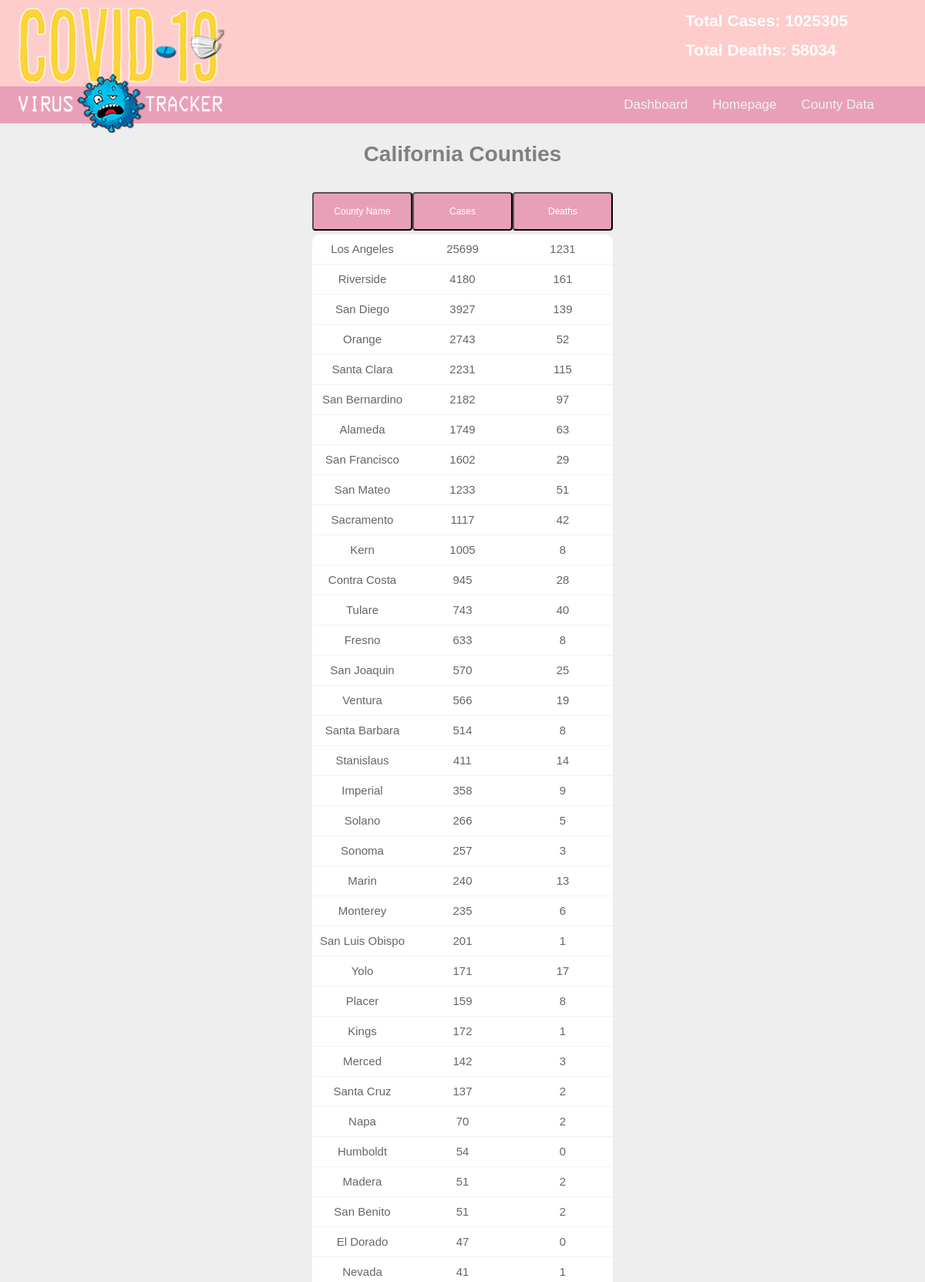
/countypage.php (upper part), run on the app's committed database.
### tables this page shows
CREATE TABLE `Country` (
  `CountryID` int(11) NOT NULL AUTO_INCREMENT,
  `CountryName` varchar(20) DEFAULT NULL,
  `Cases` int(11) DEFAULT NULL,
  `Deaths` int(11) DEFAULT NULL,
  `Recovered` int(11) DEFAULT NULL,
  `Unresolved` int(11) DEFAULT NULL,
  `LastUpdated` int(11) DEFAULT NULL,
  PRIMARY KEY (`CountryID`)
);

CREATE TABLE `County` (
  `CountyID` int(11) NOT NULL AUTO_INCREMENT,
  `CountyName` varchar(20) NOT NULL,
  `ConfirmedCases` int(11) NOT NULL,
  `ConfirmedDeaths` int(11) NOT NULL,
  `LastUpdated` int(11) NOT NULL,
  PRIMARY KEY (`CountyID`)
);

### includes/countyboard.php (the view, shortened to what this page needs)
<div id="county">
    <h1 style="margin-top:30px; color: gray;">California Counties</h1>
    <div class="btn-group" style="display: inline-block; margin-top:20px;">
        <button class="button" style="vertical-align:middle"><span>County Name</span></button>
        <button class="button" style="vertical-align:middle"><span>Cases</span></button>
        <button class="button" style="vertical-align:middle"><span>Deaths</span></button>
    </div>
</div>
<div class="container-table100">
    <div class="wrap-table200">
        <div class="table">
            <?php
            $cnx = DB_connect();
            $query = "SELECT * FROM County";
            $cursor = $cnx->query($query);
            while ($row = $cursor->fetch_assoc()) {
                echo '<div class="row">';
                echo '<div class="cell" data-title="State Name">' . $row['CountyName'] . '</div>';
                echo '<div class="cell" data-title="Confirmed Cases">' . $row['ConfirmedCases'] . '</div>';
                echo '<div class="cell" data-title="Confirmed Deaths">' . $row['ConfirmedDeaths'] . '</div>';
                echo '</div>';
            }
            ?>
        </div>
    </div>
</div>

### countypage.php (shortened to what this page needs)
<?php $pg = basename(substr($_SERVER['PHP_SELF'], 0, strrpos($_SERVER['PHP_SELF'], '.')));
?>
<!DOCTYPE html>
<html lang="en">
<head>
    <?php include 'includes/head.php'; ?>
</head>
<body>
    <?php include 'includes/deltas.php';?>
    <?php include 'includes/masthead.php'; ?>
    <?php include 'includes/countyboard.php'; ?>
</body>
</html>

### includes/head.php (shortened to what this page needs)
<link rel="stylesheet" href="css/style.css">

### includes/masthead.php
<div class="h-border">
<?php get_totals();?>
    <a href="/"><img src="img/logo.png" alt="logo" id="logo"></a>
    <?php include 'includes/navbar.php';?>
</div>

### includes/deltas.php (shortened to what this page needs)
<?php
function DB_connect()
{
	$cnx = new mysqli('vm', 'greg', 'greg', 'covid19');
	if ($cnx->connect_error) {
		die('Connection failed: ' . $cnx->connect_error);
		exit;
	} else {
		return $cnx;
	}
}
function get_totals()
{
	$cnx = DB_connect();
	$query = 'SELECT Cases, Deaths FROM Country';
	$cursor = $cnx->query($query);
	while ($row = $cursor->fetch_row()) {
		$result = $row;
	}
	echo '<div class="mast-row">';
	echo '<h2>' . "Total Cases: " . $result[0] . '</h2>';
	echo '<h2>' . "Total Deaths: " . $result[1] . '</h2>';
	echo '</div>';
}

### includes/navbar.php
<div id="navbar">
<a class="<?php if($pg=='index'){?>current<?php }?>" href="/">Dashboard</a>
<a class="<?php if($pg=='homepage'){?>current<?php }?>" href="/homepage.php">Homepage</a>
<a class="<?php if($pg=='countydata'){?>current<?php }?>" href="/countypage.php">County Data</a>
</div>

### css/style.css (style rules this page uses)
html { background-color: #eee; height: 100%; font-size: 100%; -webkit-text-size-adjust: 100%; -ms-text-size-adjust: 100%; }
body { height: 100%; margin: 0; font-size: 14px; font-family: sans-serif; line-height: 20px; -webkit-font-smoothing: antialiased; }
#navbar { overflow: hidden; float: right; padding-top: 112px; padding-right: 50px; }
#navbar a { float: left; color: #f2f2f2; text-align: center; padding: 14px 16px; text-decoration: none; font-size: 17px; }
#logo { display: inline-block; margin: 10px 0 0 20px; }
.h-border { height: 112px; width: 100%; border-bottom: 48px solid #e8a0b8; background-color: #ffcccc; }
.mast-row { color: #fff; position: absolute; right: 100px; }
.container-table100 { width: 100%; min-height: 100vh; background: #eee; display: -webkit-box; display: -webkit-flex; display: -moz-box; display: -ms-flexbox; display: flex; align-items: center; justify-content: center; flex-wrap: wrap; padding-bottom: 100px; }
.wrap-table200 { border-radius: 10px; overflow: hidden; }
.table { width: 100%; display: table; margin: 0; }
.row { background: #fff; }
.cell { display: table-cell; }
.row .cell { font-size: 15px; color: #666666; line-height: 1.2; font-weight: unset !important; padding-top: 10px; padding-bottom: 10px; border-bottom: 1px solid #f2f2f2; }
#county { text-align: center; }
.btn-group button { outline: none; font-size: 12px; background-color: #e8a0b8; color: #fff; line-height: 1.2; font-weight: unset !important; cursor: pointer; float: left; transition: all 0.5s; padding: 16px; width: 130px; border-radius: 4px; text-align: center; }
.btn-group:after { content: ""; clear: both; display: table; }
.button span { cursor: pointer; display: inline-block; position: relative; transition: 0.5s; }
.button span:after { content: "\00bb"; position: absolute; opacity: 0; top: 0; right: -10px; transition: 0.5s; }
.row .cell:nth-child(1) { width: 130px; text-align: center; }
.row .cell:nth-child(2) { width: 130px; text-align: center; }
.row .cell:nth-child(3) { width: 130px; text-align: center; }

### data on the page
country: Cases "1025305", Deaths "58034"
county: CountyName "Los Angeles", ConfirmedCases "25699", ConfirmedDeaths "1231"
county: CountyName "Riverside", ConfirmedCases "4180", ConfirmedDeaths "161"
county: CountyName "San Diego", ConfirmedCases "3927", ConfirmedDeaths "139"
county: CountyName "Orange", ConfirmedCases "2743", ConfirmedDeaths "52"
county: CountyName "Santa Clara", ConfirmedCases "2231", ConfirmedDeaths "115"
county: CountyName "San Bernardino", ConfirmedCases "2182", ConfirmedDeaths "97"
county: CountyName "Alameda", ConfirmedCases "1749", ConfirmedDeaths "63"
county: CountyName "San Francisco", ConfirmedCases "1602", ConfirmedDeaths "29"
county: CountyName "San Mateo", ConfirmedCases "1233", ConfirmedDeaths "51"
county: CountyName "Sacramento", ConfirmedCases "1117", ConfirmedDeaths "42"
county: CountyName "Kern", ConfirmedCases "1005", ConfirmedDeaths "8"
county: CountyName "Contra Costa", ConfirmedCases "945", ConfirmedDeaths "28"
county: CountyName "Tulare", ConfirmedCases "743", ConfirmedDeaths "40"
county: CountyName "Fresno", ConfirmedCases "633", ConfirmedDeaths "8"
county: CountyName "San Joaquin", ConfirmedCases "570", ConfirmedDeaths "25"
county: CountyName "Ventura", ConfirmedCases "566", ConfirmedDeaths "19"
county: CountyName "Santa Barbara", ConfirmedCases "514", ConfirmedDeaths "8"
county: CountyName "Stanislaus", ConfirmedCases "411", ConfirmedDeaths "14"
county: CountyName "Imperial", ConfirmedCases "358", ConfirmedDeaths "9"
county: CountyName "Solano", ConfirmedCases "266", ConfirmedDeaths "5"
county: CountyName "Sonoma", ConfirmedCases "257", ConfirmedDeaths "3"
county: CountyName "Marin", ConfirmedCases "240", ConfirmedDeaths "13"
county: CountyName "Monterey", ConfirmedCases "235", ConfirmedDeaths "6"
county: CountyName "San Luis Obispo", ConfirmedCases "201", ConfirmedDeaths "1"
county: CountyName "Yolo", ConfirmedCases "171", ConfirmedDeaths "17"
county: CountyName "Placer", ConfirmedCases "159", ConfirmedDeaths "8"
county: CountyName "Kings", ConfirmedCases "172", ConfirmedDeaths "1"
county: CountyName "Merced", ConfirmedCases "142", ConfirmedDeaths "3"
county: CountyName "Santa Cruz", ConfirmedCases "137", ConfirmedDeaths "2"
county: CountyName "Napa", ConfirmedCases "70", ConfirmedDeaths "2"
county: CountyName "Humboldt", ConfirmedCases "54", ConfirmedDeaths "0"
county: CountyName "Madera", ConfirmedCases "51", ConfirmedDeaths "2"
county: CountyName "San Benito", ConfirmedCases "51", ConfirmedDeaths "2"
county: CountyName "El Dorado", ConfirmedCases "47", ConfirmedDeaths "0"
county: CountyName "Nevada", ConfirmedCases "41", ConfirmedDeaths "1"
